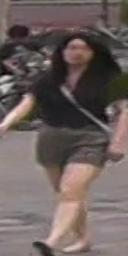
#> input picture image_test/part_of_mars/0003C4T0003F001.jpg, 128 x 256 px
$ python read_pose.py
#> lines starting #> are read from the running program, lines starting #| are printed output that depends on the picture
#-*- coding:utf8 -*-

import xml.etree.ElementTree as ET
import numpy as np
import cv2

tree = ET.parse('0003C4T0003F001_pose.xml')
#> (reads image_test/part_of_mars/0003C4T0003F001_pose.xml from the repository)
img = cv2.imread('0003C4T0003F001.jpg')
#> img is the input picture: shape (256, 128, 3); mean B, G, R 93.5, 95.7, 108.2

root = tree.getroot()
##access specific child nodes by index:
sizes_text = root[0][0].text
#print sizes_text
#[\n    1 18 3]


data = np.zeros(54)
id_num = sizes_text.split('\n    ')[1].split(' ')[0]
if id_num != 1:
    index = 0
    data_text = root[0][2].text.split('\n    ')[1:]
    for line in data_text:
        for i in line.split(' '):
            data[index] = float(i)
            index = index + 1

data = data.reshape(18,3)
hip_y = (data[8][1] + data[11][1])/2
hip_y = int(hip_y)
img_up = img[0:hip_y,:,:]
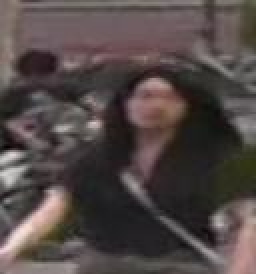
#> img_up: shape (137, 128, 3) (shown 2 times larger); mean B, G, R 70.9, 72.4, 82.4
img_down = img[hip_y:,:,:]
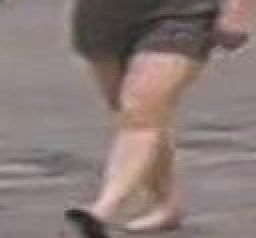
#> img_down: shape (119, 128, 3) (shown 2 times larger); mean B, G, R 119.6, 122.5, 137.8
#cv2.namedWindow('up',cv2.WINDOW_AUTOSIZE)
#cv2.imshow('up',img_up)
#cv2.waitKey()
cv2.imwrite("0003C4T0003F001_up.jpg", img_up)
cv2.imwrite("0003C4T0003F001_down.jpg", img_down)
